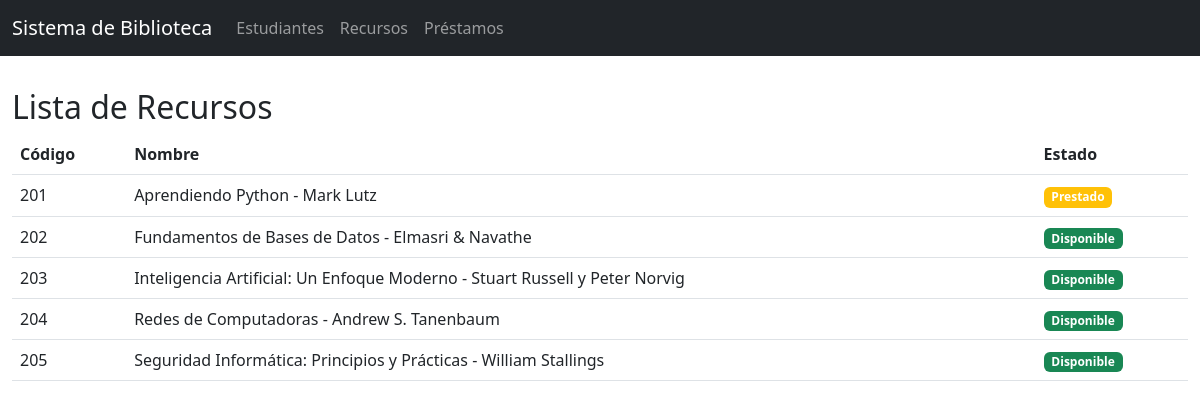
The page /recursos on the database its author committed.
### app.py (models this page shows)
class Recurso(db.Model):
    codigoRecurso = db.Column(db.Integer, primary_key=True)
    nombre = db.Column(db.String(100))
    estado = db.Column(db.String(50))
    prestamos = db.relationship('Prestamo', backref='recurso', lazy=True)

### app.py (the view)
@app.route('/recursos')
def recursos():
    recursos = Recurso.query.all()
    return render_template('recursos.html', recursos=recursos)

### templates/recursos.html (shortened to what this page needs)
{% extends "base.html" %}
{% block content %}
<h2>Lista de Recursos</h2>
<table class="table">
    <thead>
        <tr>
            <th>Código</th>
            <th>Nombre</th>
            <th>Estado</th>
        </tr>
    </thead>
    <tbody>
        {% for recurso in recursos %}
        <tr>
            <td>{{ recurso.codigoRecurso }}</td>
            <td>{{ recurso.nombre }}</td>
            <td>
                <span class="badge {% if recurso.estado == 'Disponible' %}bg-success{% else %}bg-warning{% endif %}">
                    {{ recurso.estado }}
                </span>
            </td>
        </tr>
        {% endfor %}
    </tbody>
</table>
{% endblock %}

### rows shown on the page
Recurso: codigoRecurso "201", nombre "Aprendiendo Python - Mark Lutz", estado "Prestado"
Recurso: codigoRecurso "202", nombre "Fundamentos de Bases de Datos - Elmasri & Navathe", estado "Disponible"
Recurso: codigoRecurso "203", nombre "Inteligencia Artificial: Un Enfoque Moderno - Stuart Russell y Peter Norvig", estado "Disponible"
Recurso: codigoRecurso "204", nombre "Redes de Computadoras - Andrew S. Tanenbaum", estado "Disponible"
Recurso: codigoRecurso "205", nombre "Seguridad Informática: Principios y Prácticas - William Stallings", estado "Disponible"
